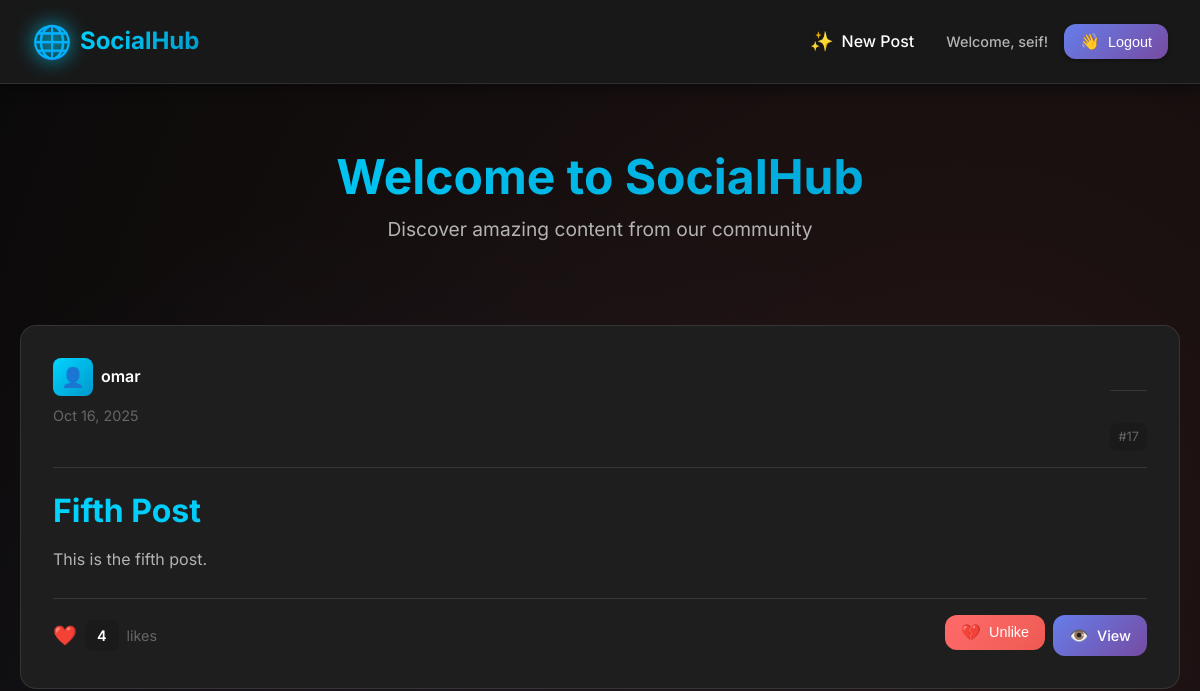
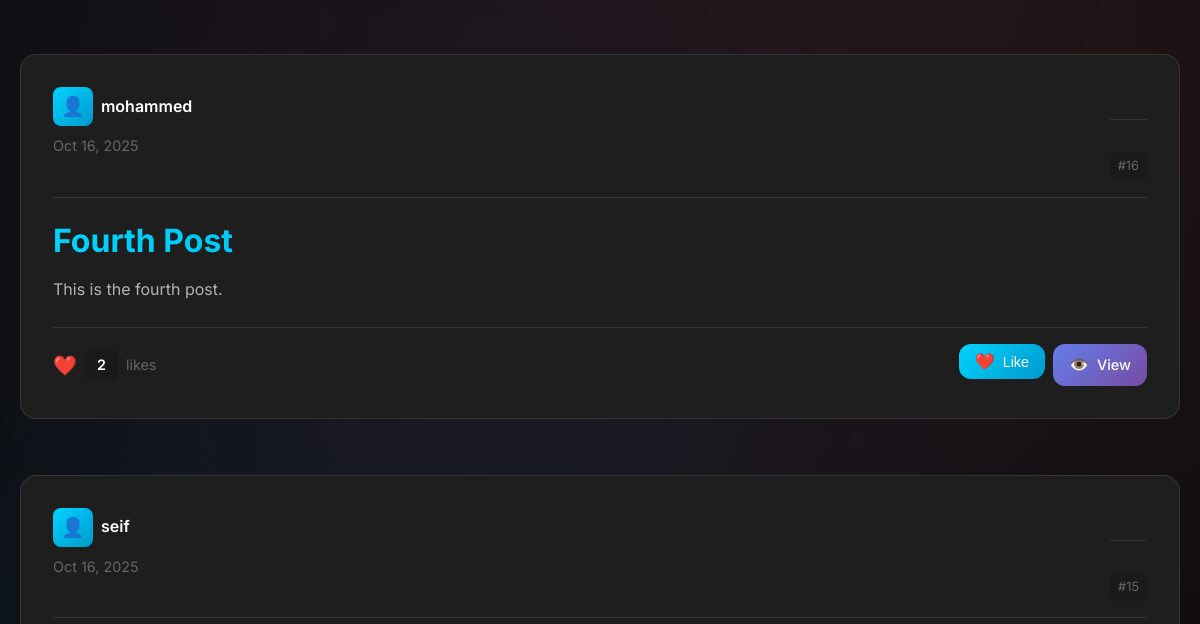
Before: / (signed in, upper part) with the older database file (2 pictures, top to bottom).
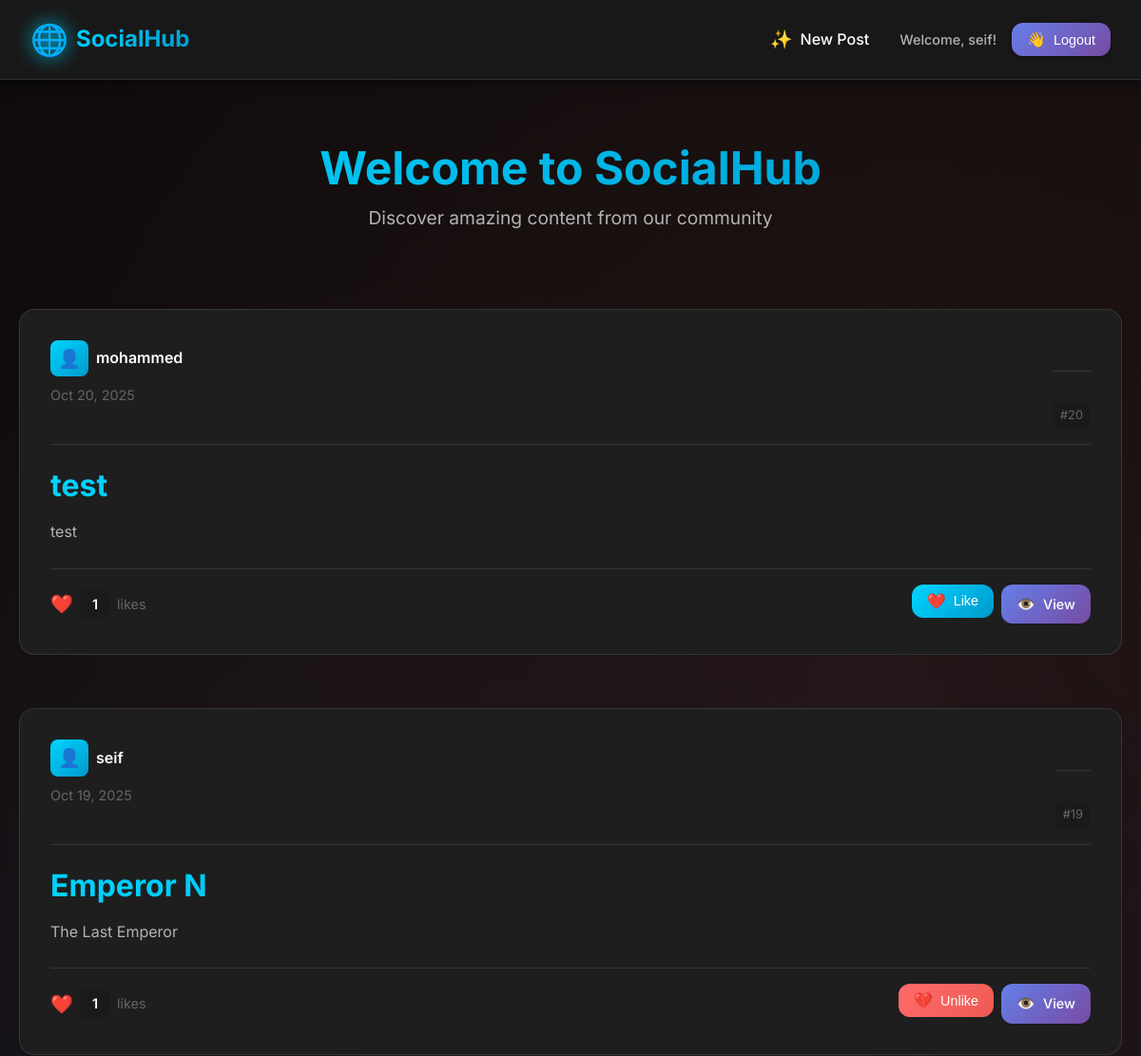
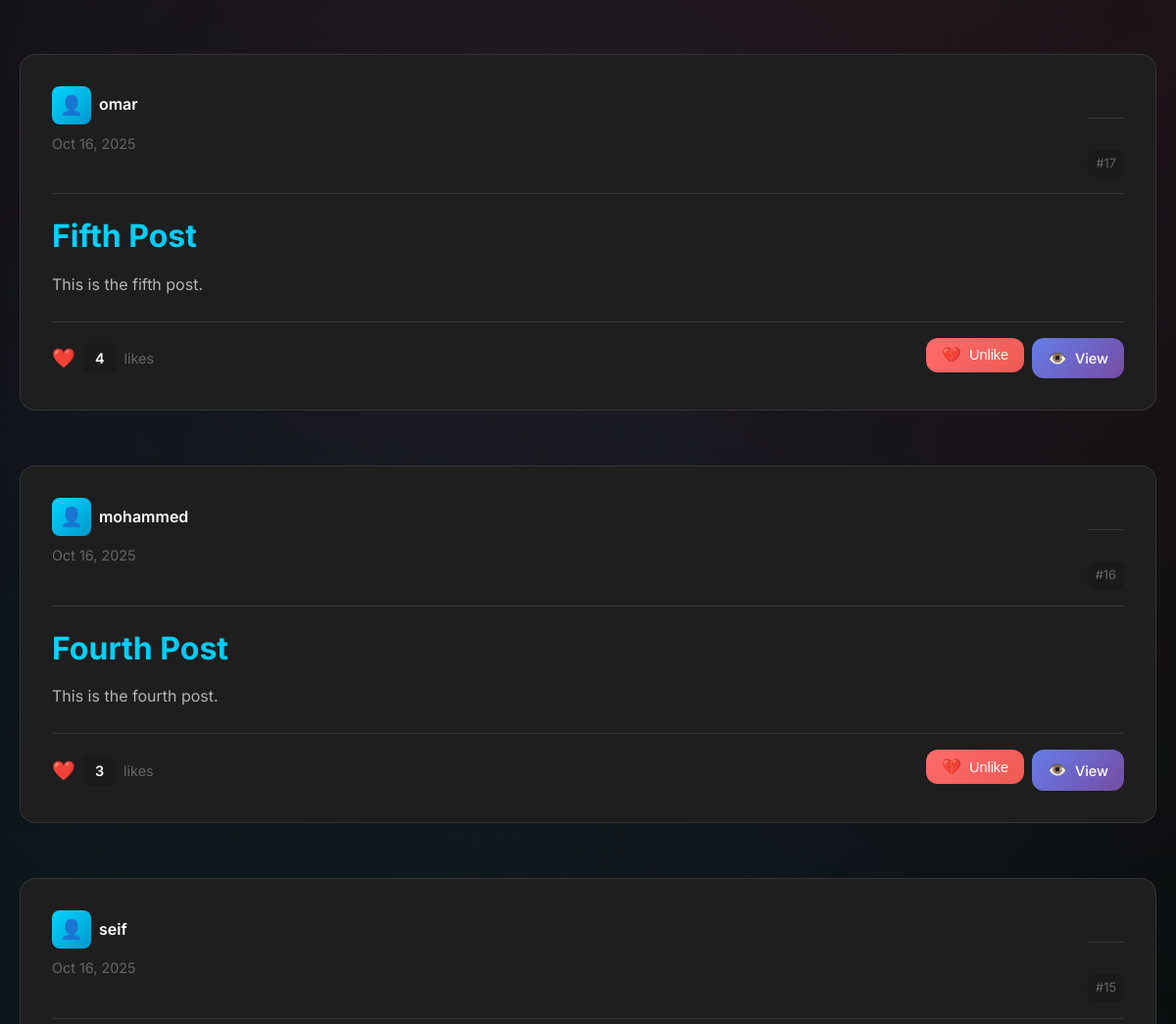
After: the same page with the newer database file (2 pictures, top to bottom).
### posts/models.py (models this page shows, shortened)
class Post(models.Model):
    title = models.CharField(max_length=75)
    body = models.TextField()
    date = models.DateTimeField(auto_now_add=True)
    banner = models.ImageField(blank=True)
    author = models.ForeignKey(User, on_delete=models.CASCADE, default=None)
    likes = models.ManyToManyField(User, related_name='liked_posts', blank=True)
    def total_likes(self):
        return self.likes.count()

### posts/views.py (the view)
# urls.py: path('', views.posts_list, name="list"),
def posts_list(request):
    posts = Post.objects.all().order_by('-date')
    return render(request, 'posts/posts_list.html', {'posts': posts})

### posts/templates/posts/posts_list.html (shortened to what this page needs)
{% extends 'layout.html' %}
{% block content %}
    <div class="page-header">
        <h1>Welcome to SocialHub</h1>
        <p class="page-subtitle">Discover amazing content from our community</p>
    </div>
    <section id="posts_section" class="posts-container">
        {% if posts %}
            {% for post in posts %}
                <article class="post" data-post-id="{{ post.id }}">
                    <div class="post-header">
                        <div class="post-meta">
                            <span class="post-author">
                                <span class="author-avatar">👤</span>
                                {{ post.author }}
                            </span>
                            <span class="post-date">{{ post.date|date:"M d, Y" }}</span>
                        </div>
                        <div class="post-actions">
                            <span class="post-id">#{{ post.id }}</span>
                        </div>
                    </div>
                    <div class="post-content">
                        <h2 class="post-title">
                            <a href="{% url 'posts:page' post.id %}">
                                {{ post.title }}
                            </a>
                        </h2>
                        <div class="post-body">
                            <p>{{ post.body|truncatewords:30 }}</p>
                        </div>
                    </div>
                    <div class="post-footer">
                        <div class="post-stats">
                            <div class="likes-container">
                                <span class="likes-icon">❤️</span>
                                <span class="likes-count">{{ post.total_likes }}</span>
                                <span class="likes-label">likes</span>
                            </div>
                        </div>
                        <div class="post-interactions">
                            {% if user.is_authenticated %}
                                <form action="{% url 'posts:like-post' post.id %}" method="POST" class="like-form">
                                    {% if user in post.likes.all %}
                                        <button type="submit" class="interaction-btn unlike-btn" title="Unlike this post">
                                            <span class="btn-icon">💔</span>
                                            <span class="btn-text">Unlike</span>
                                        </button>
                                    {% else %}
                                        <button type="submit" class="interaction-btn like-btn" title="Like this post">
                                            <span class="btn-icon">❤️</span>
                                            <span class="btn-text">Like</span>
                                        </button>
                                    {% endif %}
                                </form>
                                <a href="{% url 'posts:page' post.id %}" class="interaction-btn view-btn" title="View full post">
                                    <span class="btn-icon">👁️</span>
                                    <span class="btn-text">View</span>
                                </a>
                            {% else %}
                                <a href="{% url 'users:login' %}" class="interaction-btn login-prompt" title="Login to interact">
                                    <span class="btn-icon">🔐</span>
                                    <span class="btn-text">Login to interact</span>
                                </a>
                            {% endif %}
                        </div>
                    </div>
                </article>
            {% endfor %}
        {% endif %}
    </section>
{% endblock %}

Changed rows visible on the page:
added Post: author "mohammed", date "Oct 20, 2025", id "20", title "test", body "test", total_likes "1", shows "Like", shows "View"
added Post: author "seif", date "Oct 19, 2025", id "19", title "Emperor N", body "The Last Emperor", total_likes "1", shows "Unlike", shows "View"
computed for Post "Fourth Post": total_likes "2" → "3"; text "❤️ Like" → "💔 Unlike"
